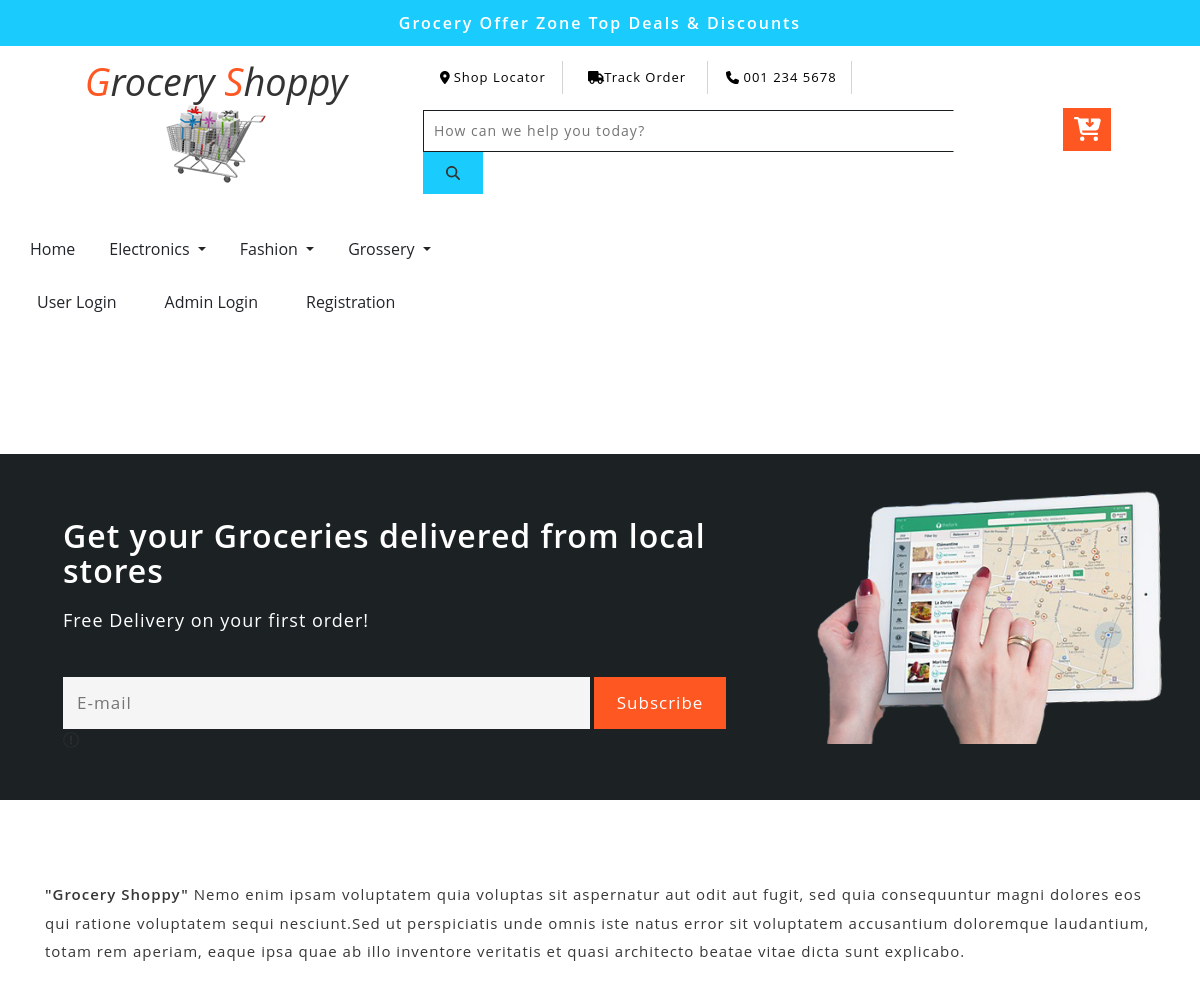
/chhola/ (upper part), run on an earlier commit of the app's database.
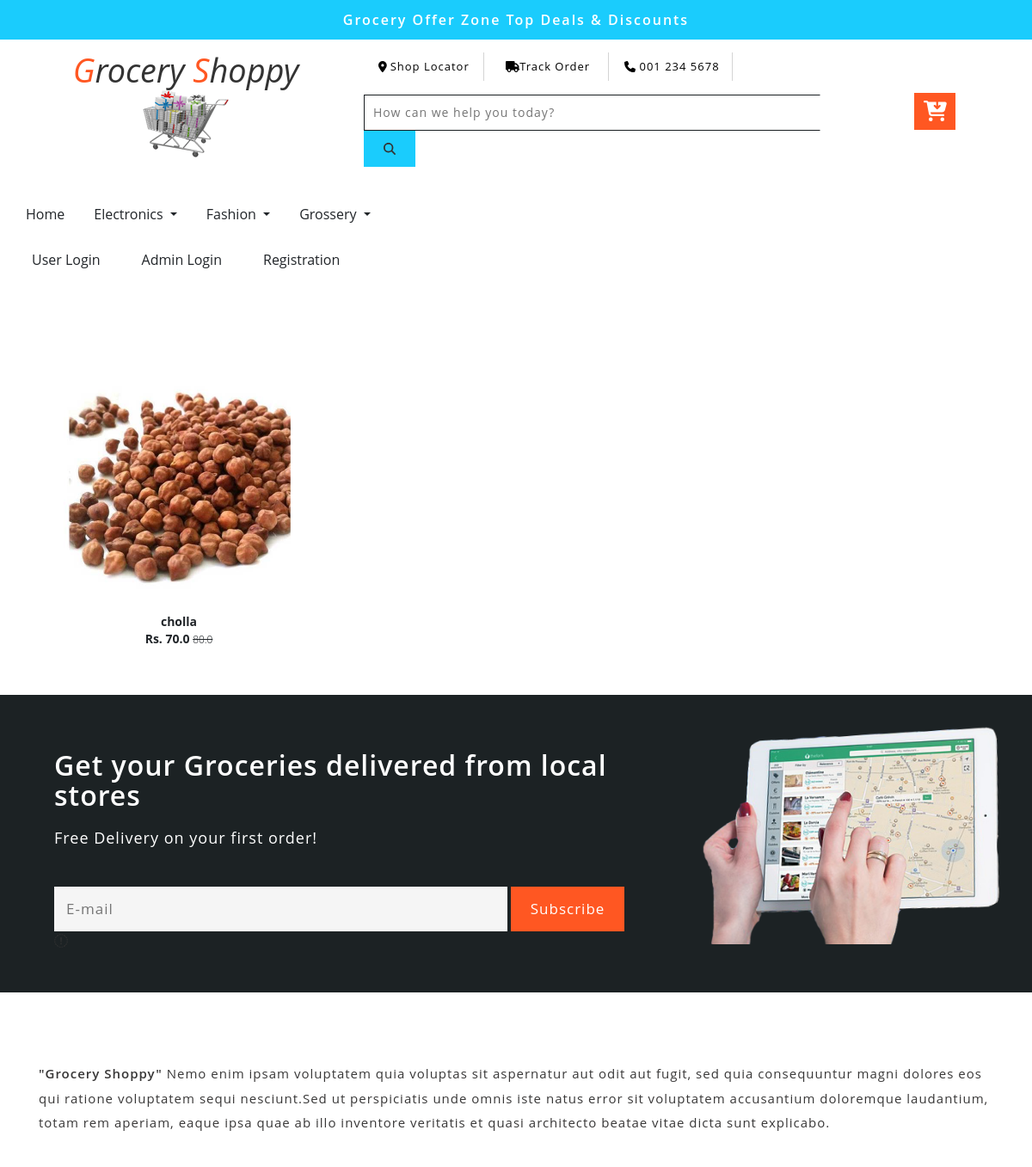
And on a later commit of the database.
### app/models.py (models this page shows)
class Product(models.Model):
    title=models.CharField(max_length=100)
    selling_price=models.FloatField()
    discounted_price=models.FloatField()
    description=models.TextField()
    brand=models.CharField(max_length=100)
    category=models.CharField(choices=CATEGORY_CHOICES, max_length=2)
    product_image=models.ImageField(upload_to="product_img")
    def __str__(self):
        return str(self.id)

### app/views.py (the view)
# urls.py: path('chhola/',views.chhola, name='chhola'),
def chhola(request):
    totalitem = 0
    if request.user.is_authenticated:
        totalitem = len(Cart.objects.filter(user=request.user))
    chholas = Product.objects.filter(category='C')
    print(chholas)
    return render(request, 'app/chhola.html', {'chholas':chholas, 'totalitem':totalitem})

### app/templates/app/chhola.html (shortened to what this page needs)
{% extends 'app/base.html' %}
{% load static %}
{% block main-content %}
<div class="container my-5">
    <div class="row">
            {% for chhola in chholas %}
                <div class="col-sm-8">
                    <a href="{% url 'product-detail' chhola.id %}" class="btn">
                        <div class="item">
                            <img src="{{chhola.product_image.url}}" alt="" height="300" class="">
                            <div class="fw-bold">{{chhola.title}}</div>
                            <div class="fw-bold">Rs. {{chhola.discounted_price}}
                                <small class="fw-light text-decoration-line-through">{{chhola.selling_price}}</small>
                            </div>
                        </div>
                    </a>
                </div>
            {% endfor %}
        </div>
    </div>
{% endblock main-content %}

What changed in the data, as far as the page shows it:
added Product: product_image (picture), title "cholla", discounted_price "70.0", selling_price "80.0"
